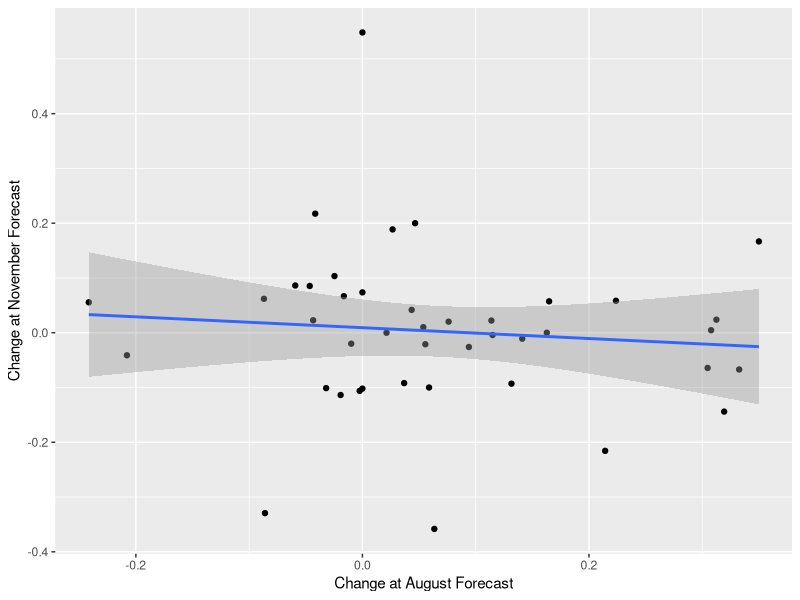
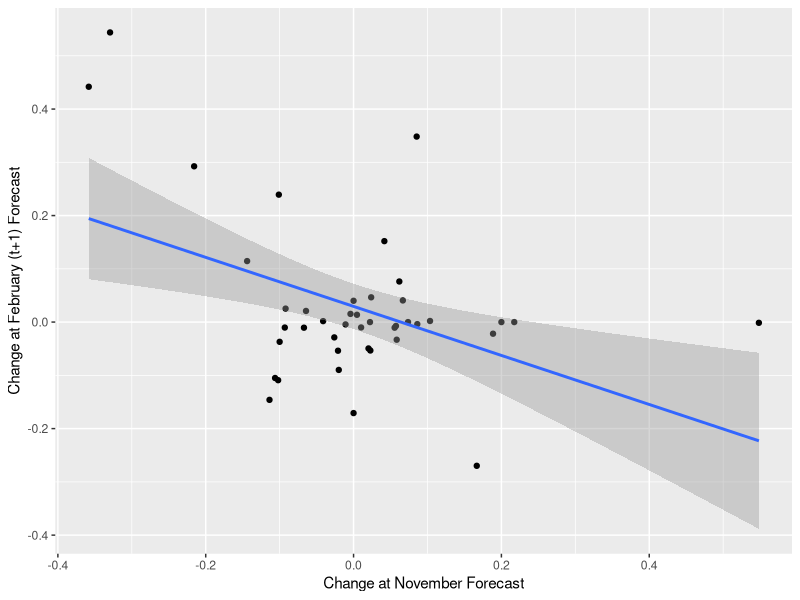
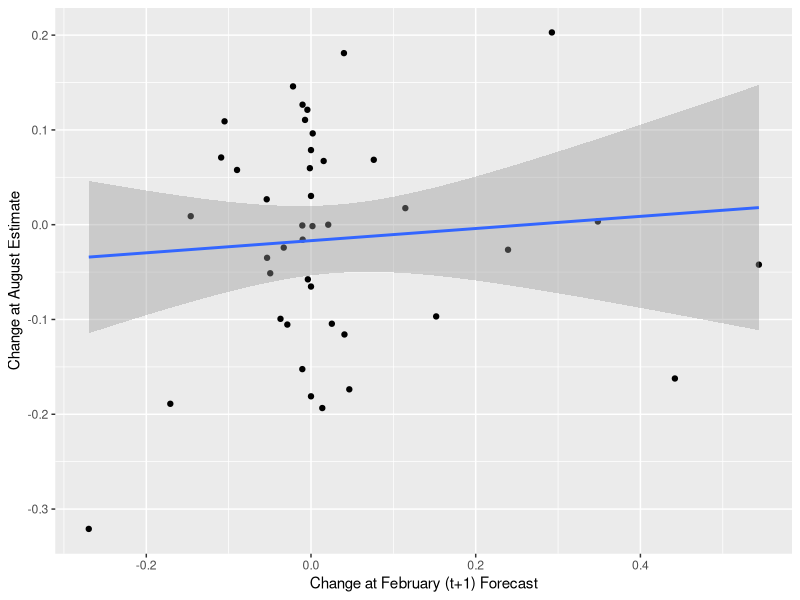
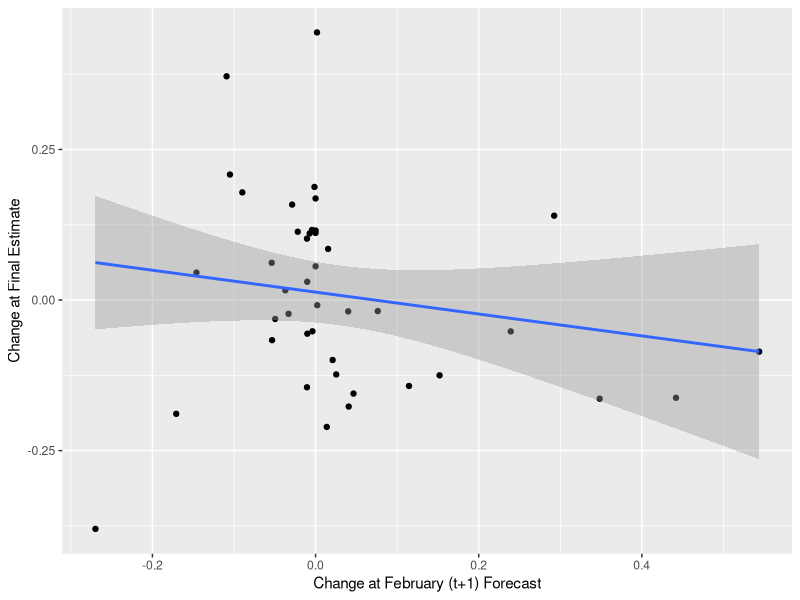
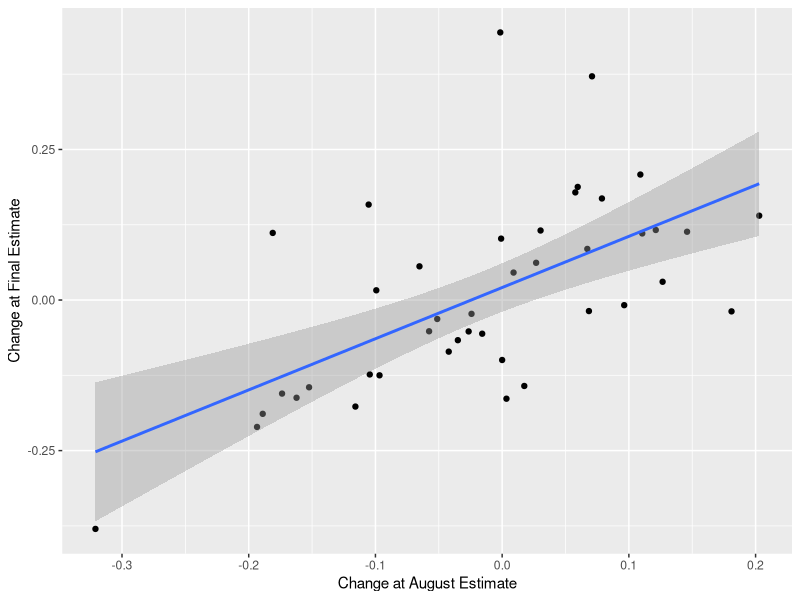

Source code (R) for these figures, in order: (Note: this script raises an error after producing the figures.)
# Farm Income Forecast Project.
# The existence of smoothing in farm income forecasts

#Pre - Amble ------------------------------
rm(list = ls())
cat("\f")
getwd()

library(tidyverse)
library(purrr)
library(stringr)
library(magrittr)
library(ggplot2)

# Data Import ---------------------------------
#wasde <- read_csv("./Data/psd_grains_pulses.csv")
inc_fcst <- read_csv("./Data/forecasts.csv")

# Variable Gen --------------------------------
inc_fcst <- mutate(inc_fcst, aug_rev = (`August forecast` - `February forecast`)/`February forecast`,                  # Change in August update on February forecast
                   nov_rev = (`November forecast` - `August forecast`)/`August forecast`,                              # Change in November update on August forecast
                   feb_rev = (`February(t+1) forecast` - `November forecast`)/`November forecast`,                     # Change in February(t+1) update on November forecast 
                   aug_est = (`August (t + 1) "estimate"` - `February(t+1) forecast`)/`February(t+1) forecast`,        # Change in August first estimate on February(t+1) forecast
                   final_est = (`Net farm income estimate` - `February(t+1) forecast`)/`February(t+1) forecast`,       # Change in final estimate on February(t+1) forecast
                   aug_est = (`Net farm income estimate` - `August (t + 1) "estimate"`)/`August (t + 1) "estimate"`)   # Change in final estimate on August(t+1) estimate

# ----------------------------------------------------------------------------------
# Plot correlations of changes in consecutive updates. 
# Random scatter/no correlation implies a rational forecast.
# Correlation between consecutive updates implies forecasts can be improved

ggplot(data = inc_fcst, aes(x=aug_rev, y=nov_rev)) +
  geom_point() +
  geom_smooth(method = lm, se = TRUE) +
  labs(x = "Change at August Forecast", y = "Change at November Forecast")
ggsave("plot1.jpg")

ggplot(data = inc_fcst, aes(x=nov_rev, y=feb_rev)) +
  geom_point() +
  geom_smooth(method = lm, se = TRUE) +
  labs(x = "Change at November Forecast", y = "Change at February (t+1) Forecast")
ggsave("plot2.jpg")

ggplot(data = inc_fcst, aes(x=feb_rev, y=aug_est)) +
  geom_point() +
  geom_smooth(method = lm, se = TRUE) +
  labs(x = "Change at February (t+1) Forecast", y = "Change at August Estimate")
ggsave("plot3.jpg")

ggplot(data = inc_fcst, aes(x=feb_rev, y=final_est)) +
  geom_point() +
  geom_smooth(method = lm, se = TRUE) +
  labs(x = "Change at February (t+1) Forecast", y = "Change at Final Estimate")
ggsave("plot4.jpg")

ggplot(data = inc_fcst, aes(x=aug_est, y=final_est)) +
  geom_point() +
  geom_smooth(method = lm, se = TRUE) +
  labs(x = "Change at August Estimate", y = "Change at Final Estimate")
ggsave("plot5.jpg")


# Test for biasedness -------------------------------------------------------------
inc_fcst %<>%
  mutate(ehat_feb = `Net farm income estimate` - `February forecast`) %>%
  mutate(ehat_aug = `Net farm income estimate` - `August forecast`) %>%
  mutate(ehat_nov = `Net farm income estimate` - `November forecast`) %>%
  mutate(ehat_feb1 = `Net farm income estimate` - `February(t+1) forecast`) %>%
  mutate(ehat_init = `Net farm income estimate` - `August (t + 1) "estimate"`)

# Holden-Peel Test

fit1 <- lm(ehat_feb ~ 1, data = inc_fcst)
summary(fit1)

fit2 <- lm(ehat_aug ~ 1, data = inc_fcst)
summary(fit2)

fit3 <- lm(ehat_nov ~ 1, data = inc_fcst)
summary(fit3)

fit4 <- lm(ehat_feb1 ~ 1, data = inc_fcst)
summary(fit4)

fit5 <- lm(ehat_init ~ 1, data = inc_fcst)
summary(fit5)

# Output Tables --------------------------------------------------------------------
stargazer(fit1, fit2, fit3, fit4, fit5, title = "Biasedness Analysis",
          dep.var.labels = c("February Forecast", "August Forecast", "November Forecast", "February (t+1) Forecast", "August (t+1) Estimate"))
